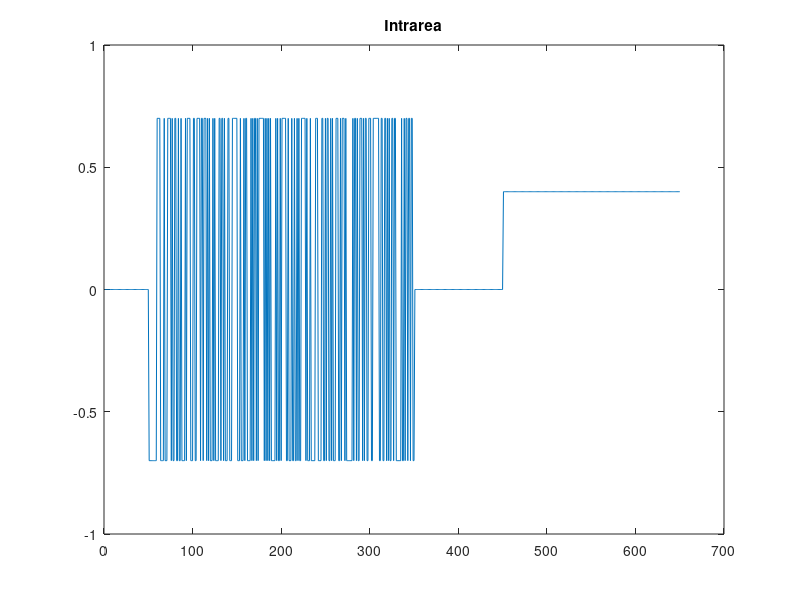
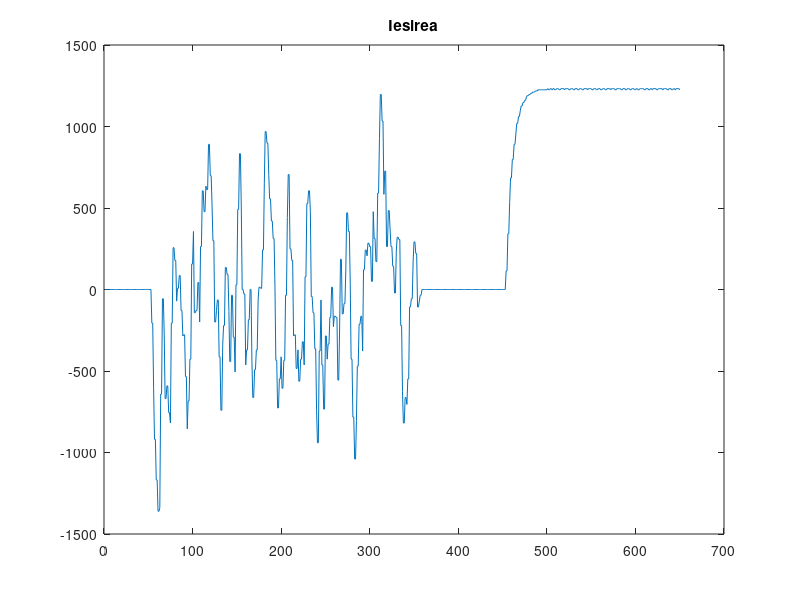

Write the MATLAB code that produced these figures, in order. (Note: this script raises an error after producing the figures.)
clear all
close all

% N = 200
% u = [zeros(50, 1); idinput(N, 'prbs', [], [-0.7 0.7]); zeros(50,1); 0.4*ones(70,1)] ;
% [vel, alpha, t] = run(u, '3');
% plot(t, vel);

load('date_lab8.mat')

plot(u); title("Intrarea")
figure
plot(vel); title("Iesirea")

u_id = u(1 : 360);
vel_id = vel(1 : 360);

u_VAL = u(450 : 650)';
vel_VAL = vel(450 : 650)';

Ts = 0.05;
data_val = iddata(vel_VAL, u_VAL', Ts);

% parametri
alfa = 0.1; % pragul
Lmax = 27; % limita
delta = 0.001; % gradul de convergenta

nk = 2; % intarzierea
N_u = length(u_id);
% erorile
eroare = zeros(1, N_u);
eroare(1) = 0;

theta = [-1,1.99];
theta_urmator = [1,1];
% b = theta(2);
% f = theta(1);

% derivatele
def = zeros(N_u, 1);
deb = zeros(N_u, 1);
deriv_e = zeros(N_u, 2);
% hessianul
Hessian = zeros(2, 2);
% gradientul
gradient = zeros(2, 1);

l = 0;
while l<Lmax % || norm(thata - theta_urmator)>delta
    for k = 1:nk 
        eroare(k) = vel_id(k);
        deriv_e(1, k)=0;
        deriv_e(2, k) = 0;
    end
    for k = nk+1:N_u
        eroare(k) = vel_id(k) + vel_id(k - 1)*theta(1) - eroare(k - 1)*theta(1) - u_id(k - nk)*theta(2);
        def(k)=-def(k - 1)*theta(1) + vel_id(k - 1) - eroare(k - 1);
        deb(k) = -deb(k-1)*theta(1) - u_id(k-nk);
    end
deriv_e = [def deb]';

    var = zeros(2, 1);
    for k=1:N_u
        gradient = gradient + (eroare(k)*[def(k) deb(k)]');
        var = [deriv_e(1,k);deriv_e(2,k)];
        Hessian = Hessian + var*var';
    end
    gradient = (2/(N_u - nk))*gradient;
    Hessian = (2/(N_u - nk))*Hessian;

    theta_urmator= theta - alfa*inv(Hessian)*gradient;
    l = l + 1;
    norma = norm(theta - theta_urmator);
% if((morma>=delta)||l==lmax)
%     break;
% end
theta = theta_urmator;
end

f = theta_urmator(1);
b = theta_urmator(2);

figure
model = idpoly(1,[0,b],1,1,[1,f],0,Ts);
compare(model, data_val)